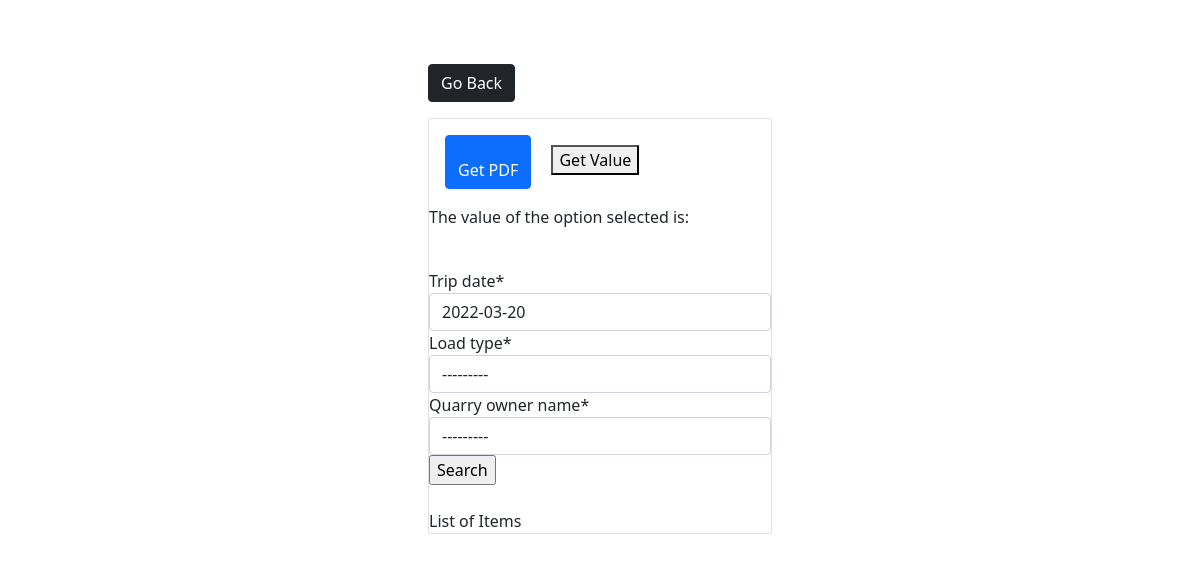
The app's page /dailyquarryownerreport/ (signed in), older data.
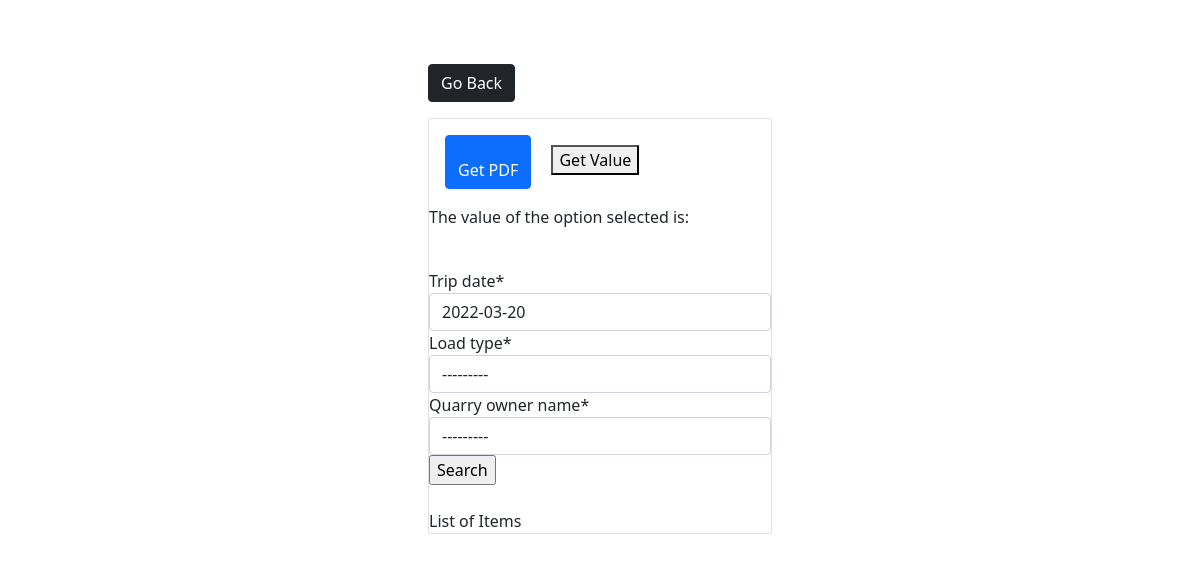
The same page, newer data.
### blog/models.py (models this page shows)
class QuarryDetails(models.Model):
    quarry_owner_name = models.CharField(max_length=100, null=False, blank=False)
    quarry_ton_rate = models.FloatField(null=False, blank=True)
    def __str__(self):
        return self.quarry_owner_name

### blog/views.py (the view)
# urls.py: path('dailyquarryownerreport/', views.daily_quarry_onwer_view, name='daily_quarry_owner_report'),
@login_required(login_url='login')
def daily_quarry_onwer_view(request):
    queryset = []
    title = 'List of Items'
    dailyquarryowner_form = QuarryOwnerForm(request.GET or None)
    context = {   'title':title
                , 'dailyquarryowner_form':dailyquarryowner_form
                , 'queryset':queryset
                }
    if request.method == 'GET':
        dailyquarryowner_querysets = LayerWiseTripDetails.objects.filter(Q(load_type=dailyquarryowner_form['load_type'].value()),Q(trip_date=dailyquarryowner_form['trip_date'].value()),Q(quarry_owner_name=dailyquarryowner_form['quarry_owner_name'].value()))
        print(dailyquarryowner_querysets)
        for a in dailyquarryowner_querysets:
            print(a.qty_ton)
            print(a.qty_m3)
            print(a.trip_amount)
        context = {   'title':title
                    , 'dailyquarryowner_form':dailyquarryowner_form
                    ,  "dailyquarryowner_querysets": dailyquarryowner_querysets
                    }
    return render(request, 'blog/dailyquarryownerreport.html', context)

### blog/forms.py
class QuarryOwnerForm(forms.ModelForm):
   class Meta:
     model = LayerWiseTripDetails
     fields = ['trip_date', 'load_type', 'quarry_owner_name']

### blog/models.py (called while the page is built)
    def __str__(self):
        return self.load_type

### blog/templates/blog/dailyquarryownerreport.html (shortened to what this page needs)
{% load crispy_forms_tags %}
<!DOCTYPE html>
<html>
<head>
    <link href="https://cdn.jsdelivr.net/npm/bootstrap@5.0.0-beta1/dist/css/bootstrap.min.css" rel="stylesheet"
>
</head>
<body class="m-5">
    <div class="container">
        <div class="row justify-content-center">
            <div class="col-md-4">
                <a href="{% url 'engineer_page' %}" class="btn btn-dark my-3">Go Back</a>
                <div class="card">
                    <form method='GET' action="{% url 'pdf_day_report'  %}%%" enctype="multipart/form-data">
						<button type="submit" class="btn btn-primary m-3" onclick="getInputValue();">
							<a class="nav-item nav-link" href=""></a>Get PDF</button>
                            <button type="button" onclick="getInputValue();">Get Value</button>
                            <p> The value of the option selected is:
                            </p>
                        </form>
                        <br>
                        <div>
                        <form method='GET' action=''>{% csrf_token %}
                            {{dailyquarryowner_form|crispy}}
                                <input type="submit" value='Search'/>
                        </form>
                        </div>
                        <br>
                        <div>
                            {% if dailyvehicleowner_querysets.count == 0 %}
                            <p>Please select atleast one date..</p>
                            {% else %}
                            {{title}}<br>
                            {% endif %}
                        </div>
                </div>
            </div>
        </div>
    </div>
</body>
</html>

Row changes from the older to the newer data that the page shows:
added QuarryDetails: quarry_owner_name "---------"
Text that changed along with them:
form field quarry_owner_name: "---------" → (not shown)
